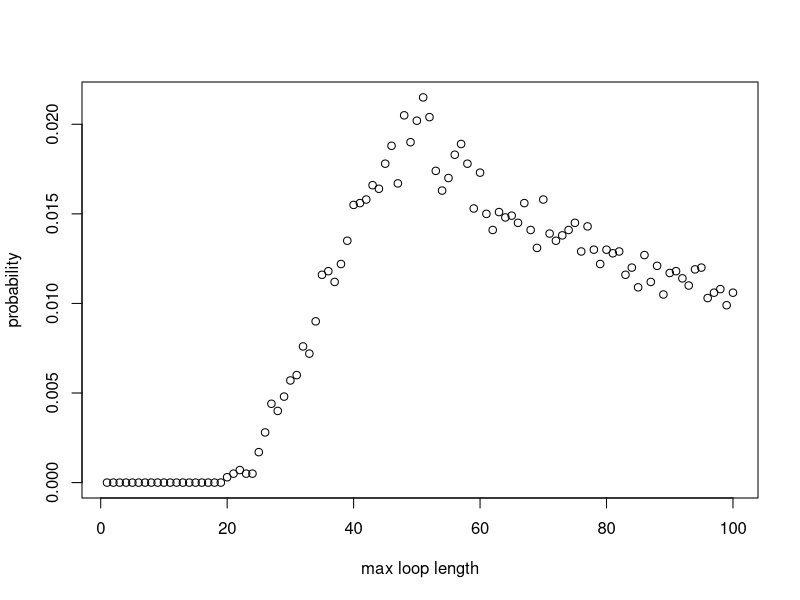

The R source for this figure:
st <- Sys.time()
#### Team Members

#### address of github repo


#### Contributions

#### Overview / summary

# Consider a case of 2n prisoners, each with a unique prisoner number ranging from 1 to 2n. 
# There is a room with 2n boxes, each with a unique number between 1 and 2n painted on its lid. 
# In each box, there is one card with a unique number between 1 and 2n. 
# The prisoners have n chances to open boxes to find their number. 
# Communication is allowable among those prisoners and the room will be returned 
# to its original state after each prisoner’s go. 

# Firstly, we will show 3 strategies for the prisoners, create a Pone function to estimate 
# the probability of a single prisoner successfully finding their number, use a Pall function to 
# calculate the probability of all the prisoners finding their numbers. 
# Based on the results of the individual and joint success probabilities using different strategies, 
# we will give some comments about which strategy has the highest success probabilities for 
# both individuals and all. 

# The following code uses stochastic simulation to explore the prisoner problem. 

## There are 2n cards each printed with a unique number from 1 to 2n.
## The 2n cards are randomly placed one in each of 2n boxes
## Use sample function to give a random order of card numbers
#cards_num <- sample(1:(2*n), 2*n, replace=FALSE)


## Prisoner k uses Strategy 1 to find their number
## Each prisoner with their number 'p' starts at the p-th box whose number on the card is k
## If k is not equal to p, then the prisoner goes to box number k and open it
## The process will be repeated until they have either found the card with number p or opened n boxes without finding it

##problem: whether necessarily needs to put n /cards_num as inputs?

Strategy1 <- function(n,k,cards_num) {
  #create an empty vector to store card numbers that have been read
  cards_picked <- rep(0, n) # the prisoner can read at most n cards
  cards_picked[1] <- cards_num[k] # start at the box with his number on it
  #for each of the remaining steps, firstly check whether he has found its number
  #if so, he will stop; if not, he will continue to read cards
  for (b in 2:n) {
    if (cards_picked[b-1] == k) {#if the prisoner k has found his number
      return(TRUE)
      break
    } else {#otherwise prisoner will open the box with number k
      cards_picked[b] <- cards_num[cards_picked[b-1]]
    }
  }
  #check whether he finds his number in the final step
  if (cards_picked[n] != k) { #if the final number is not his number
    return(FALSE)
  } else {#if the final number is equal to his number
    return(TRUE)
  }
}

## Strategy 2

Strategy2 <- function(n,k,cards_num) {
  #create an empty vector to store card numbers that have been read
  cards_picked <- rep(0, n) # the prisoner can read at most n cards
  cards_picked[1] <- sample(cards_num,1)# start at a randomly selected box 
  #for each of the remaining steps, firstly check whether he has found its number
  #if so, he will stop; if not, he will continue to read cards
  for (b in 2:n) {
    if (cards_picked[b-1] == k) {#if the prisoner k has found his number
      return(TRUE)
      break
    } else {#otherwise prisoner will open the box with number k
      cards_picked[b] <- cards_num[cards_picked[b-1]]
    }
  }
  #check whether he finds his number in the final step
  if (cards_picked[n] != k) { #if the final number is not his number
    return(FALSE)
  } else {#if the final number is equal to his number
    return(TRUE)
  }
}

## Strategy 3, selecting n boxes randomly to open. We use sample to get these numbers.

Strategy3 <- function(n,k,cards_num){ # Begin function, using n,k,cards_num parameters to work with Pone and Pall
  cards_picked <- sample(cards_num,n) # Randomly select n boxes from cards_num to open
  if (k %in% cards_num[cards_picked]){ # Check if prisoner number is in any of the boxes selected
    return(TRUE) 
    #cat("The prisoner found their card in box ", match(x,boxes[select_box])) # Uncomment this if running Strategy3 standalone for a success message
  } else { # If prisoner number not in any of the n boxes
    return(FALSE)
    #print("The prisoner did not find their card.") # Uncomment this for a failure message.
  }
} # End function

## Write a function 'Pone' to estimate the probability of a prisoner successfully finding their number

Pone <- function(n,k,strategy,nreps) {
  # create an empty vector to store whether the prisoner k has found his number in each simulation
  success <- rep(0, nreps)
  for (i in 1:nreps) {
    #simulate the order of card numbers
    cards_num <- sample(1:(2*n), 2*n, replace=FALSE)
    success[i] <- strategy(n,k,cards_num)
  }
  #return(success)
  #use 'sum' to count the number of successes or TRUE values
  #show the success probability
  return(sum(success)/nreps)
}

## Create a function Pall - version with 'nreps'

Pall <- function(n,strategy,nreps) {
  #create a vector to record the result of each simulation with default values of 1s
  num_success <- rep(1,nreps)
  st <- Sys.time()
  for (i in 1:nreps) {#for each simulation
    #generate a random order of card numbers
    cards_num <- sample(1:(2*n), 2*n, replace=FALSE)
    #use the strategies to calculate whether each prisoner can find their correct number within n times
    for (k in 1:(2*n)) {
      result <- strategy(n,k,cards_num) # save result
      num_success[i] <- num_success[i] * result # if result is 1 keep 1 in the vector. If 0 change to 0.
      if (result == 0){ # stop if any prisoner does not escape
        break
      }
    }
  }
  return(sum(num_success)/nreps)
}

###pone takes args: n,k,strategy,nreps
###individual probs

Pone(5,5,Strategy1,10000)
Pone(50,50,Strategy1,10000)
#one prisoner & strategy 1: prob success ~ 50%

Pone(5,5,Strategy2,10000)
Pone(500,500,Strategy2,10000)
#one prisoner & strategy 2: prob success ~40% (n=5) ~37% (n>50)

Pone(5,5,Strategy3,10000)
Pone(50,50,Strategy3,10000)
#one prisoner & strategy 3: prob success ~50% 


#pall takes args: n,strategy,nreps
#joint probs 

Pall(5,Strategy1,10000)
Pall(50,Strategy1,10000)
#10 prisoners & strategy 1: prob success ~35%
#100 prisoners & strategy 1: prob success ~30%

Pall(5,Strategy2,10000)
Pall(50,Strategy2,10000)
#10 prisoners & strategy 2: prob success ~0.01%
#100 prisoners & strategy 2: prob success ~0% (smaller than precision)

Pall(5,Strategy3,10000)
Pall(50,Strategy3,10000)
#10 prisoners & strategy 3: prob success ~1%
#100 prisoners & strategy 3: prob success ~0% (smaller than precision)


#
#
# Add some commentary about the funky results ;)
#
#


#calculate the probability of loop lengths 
dloop <- function(n, nreps) {
  each_loop_lengths <- c() #list to store the loop lengths generated by all simulations
  max_loop_lengths <- c()
  
  for (i in 1:nreps){ 
    #simulate the boxes nreps times 
    boxes <- sample(1 : (2*n), 2*n , replace=FALSE) 
    unopened_boxes <- 1:(2*n)
    
    #store the unique loop lengths generated from each simulation 
    new_loop_lengths <- c()
    
    #scan for loops, (while more than 2 boxes are still closed, indexing breaks down for smaller loops)
    while (length(unopened_boxes) > 2 ){
      #pick the smallest number unopened box and store the value of the card inside 
      cards_picked <- boxes[unopened_boxes[1]]
      
      #pick your next box according to your last card and scan each closed loop
      for (b in 2:length(unopened_boxes)){ #max loop length is the number of closed boxes
        cards_picked <- c(cards_picked, boxes[cards_picked[b-1]])
      }#end for 
      
      #add your new loop length to your list
      new_loop_lengths <- c(new_loop_lengths, length(unique(cards_picked))) 
      
      #remove the boxes opened 
      unopened_boxes <- setdiff(unopened_boxes,unique(cards_picked))
    } #end while 
    
    
    each_loop_lengths <- c(each_loop_lengths, unique(new_loop_lengths))
    max_loop_lengths <- c(max_loop_lengths, max(new_loop_lengths))
    
    
  } #end for 
  
  #probability vector for the occurrence of each maximum loop length 
  prob_vec_ymax <- tabulate(max_loop_lengths)/nreps
  x_axis <- 1:length(prob_vec_ymax)
  #prints a plot for probailities of maximum loop lengths
  plot(x_axis, prob_vec_ymax, xlab = "max loop length", ylab = "probability")
  
  #find the probability of max loop length is less than n
  prob_less_n_loop = sum(prob_vec_ymax[1:n])
  cat("\n","prob your max loop has a length less than n",   prob_less_n_loop, "\n")
  
  
  #probability vector for the occurrence of each type of loop length 
  prob_vec_y <- tabulate(each_loop_lengths)/nreps
  cat("your probability vector for producing at least one loop of length i: \n", prob_vec_y)
  return(prob_vec_y)
}#end function
VAR_1 <- dloop(50, 10000)
et <- Sys.time()
et - st
